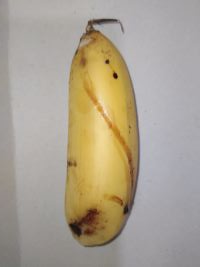
#> input picture imgx/kelapasari1.jpg, 200 x 267 px
$ python Color-Moments.py
#> lines starting #> are read from the running program, lines starting #| are printed output that depends on the picture
# Nama  : Abimanyu Sri Setyo
# NIM   : 195150300111005

# Import Library
import numpy as np
import cv2

def color_moments(image):
#> called with image = 'imgx/kelapasari1.jpg'
    img = cv2.imread(image)
#> img is the input picture: shape (267, 200, 3); mean B, G, R 144.8, 161.5, 171.1
    if img is None:
        return
    # Convert BGR to HSV colorspace
    hsv = cv2.cvtColor(img, cv2.COLOR_BGR2HSV)
#> hsv: shape (267, 200, 3); mean H, S, V 60.5, 42.1, 172.3
    # Split the channels - h,s,v
    h, s, v = cv2.split(hsv)
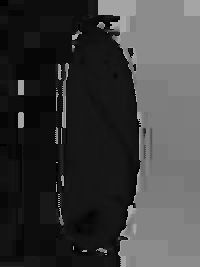
#> h: shape (267, 200); min 0, max 179, mean 60.5
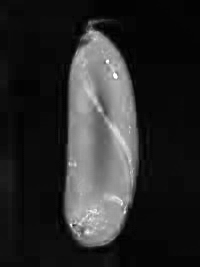
#> s: shape (267, 200); min 0, max 255, mean 42.1
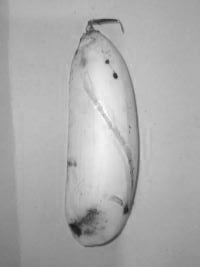
#> v: shape (267, 200); min 24, max 255, mean 172.3
    # Initialize the color feature
    color_feature = []
    # N = h.shape[0] * h.shape[1]
    # The first central moment - average
    h_mean = np.mean(h)  # np.sum(h)/float(N)
#> h_mean = 60.51
    s_mean = np.mean(s)  # np.sum(s)/float(N)
#> s_mean = 42.08
    v_mean = np.mean(v)  # np.sum(v)/float(N)
#> v_mean = 172.3
    color_feature.extend([h_mean, s_mean, v_mean])
    return color_feature


# Menampilkan hasil Ekstrasi Fitur Warna
print(color_moments('imgx/kelapasari1.jpg'))

# Menampilkan hasil segmentasi
img = cv2.cvtColor(cv2.imread('imgx/kelapasari1.jpg'), cv2.IMREAD_COLOR)
cv2.imshow("IMG", img)
hsv = cv2.cvtColor(cv2.imread('imgx/kelapasari1.jpg'), cv2.COLOR_BGR2HSV)
cv2.imshow("HSV", hsv)
hsv = cv2.cvtColor(cv2.imread('imgx/kelapasari1.jpg'), cv2.COLOR_BGR2GRAY)
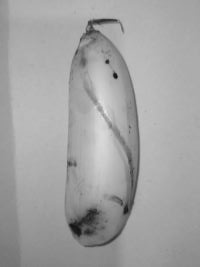
#> hsv: shape (267, 200); min 11, max 231, mean 162.5
cv2.imshow("GRAY", hsv)
cv2.waitKey(0)
cv2.destroyAllWindows()

$ run again, with imgx/kelapasari2.jpg copied over imgx/kelapasari1.jpg
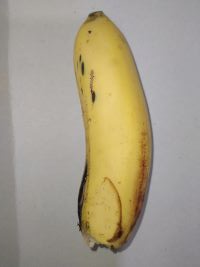
#> input picture imgx/kelapasari2.jpg, 200 x 267 px
#> in color_moments, img is the input picture: shape (267, 200, 3); mean B, G, R 136.6, 156.8, 165.7
#> in color_moments, `h, s, v = cv2.split(hsv)`:
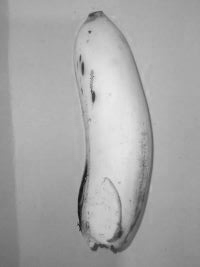
#> v: shape (267, 200); min 21, max 234, mean 166.4
#> h_mean = 53.91
#> s_mean = 44.48
#> v_mean = 166.4
#> `hsv = cv2.cvtColor(cv2.imread('imgx/kelapasari1.jpg'), cv2.COLOR_BGR2G..`:
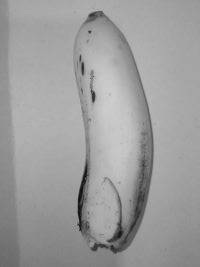
#> hsv: shape (267, 200); min 12, max 207, mean 157.2

$ run again, with imgx/kelapasari3.jpg copied over imgx/kelapasari1.jpg
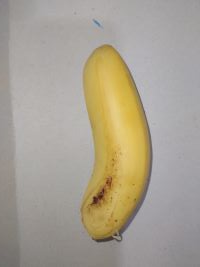
#> input picture imgx/kelapasari3.jpg, 200 x 267 px
#> in color_moments, img is the input picture: shape (267, 200, 3); mean B, G, R 145.6, 160.8, 168.6
#> in color_moments, `h, s, v = cv2.split(hsv)`:
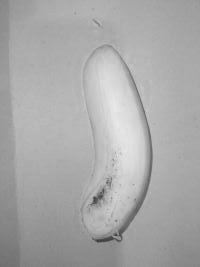
#> v: shape (267, 200); min 61, max 232, mean 169.2
#> h_mean = 59.16
#> s_mean = 34.24
#> v_mean = 169.2
#> `hsv = cv2.cvtColor(cv2.imread('imgx/kelapasari1.jpg'), cv2.COLOR_BGR2G..`:
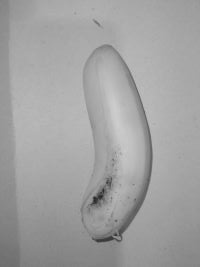
#> hsv: shape (267, 200); min 34, max 205, mean 161.4
